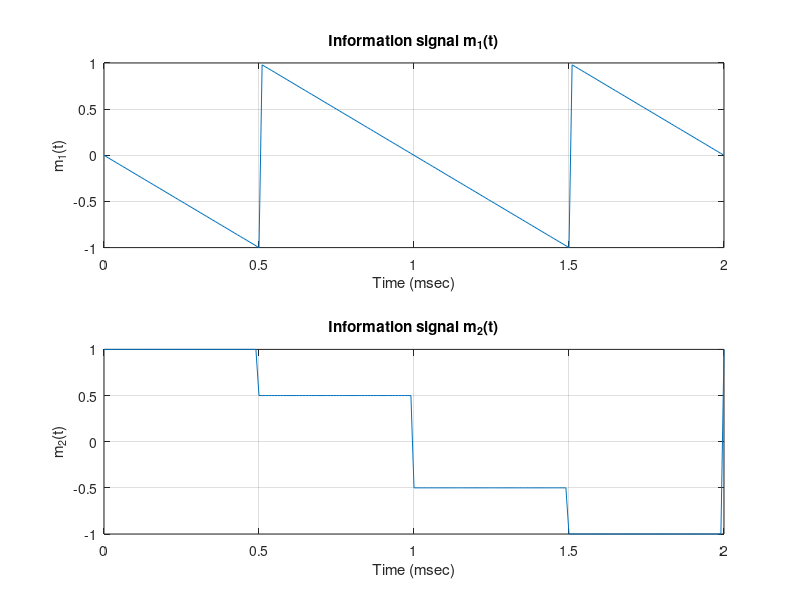
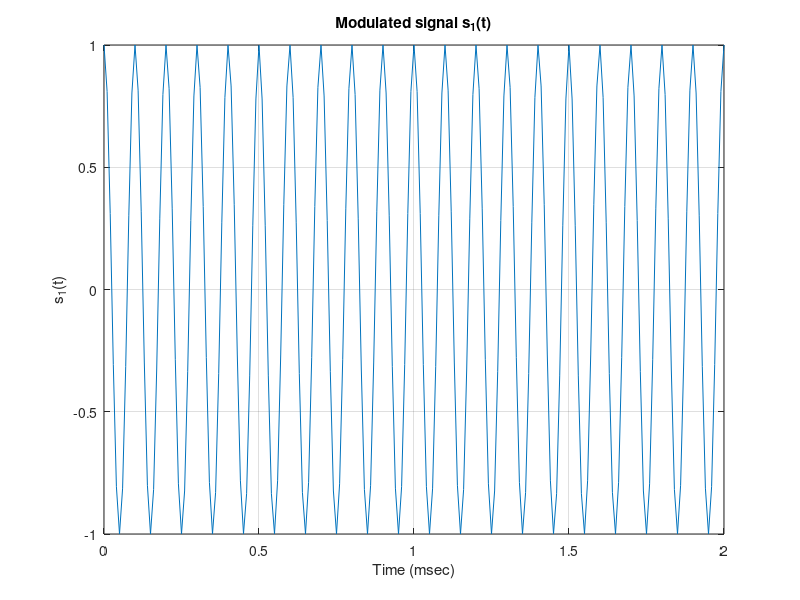
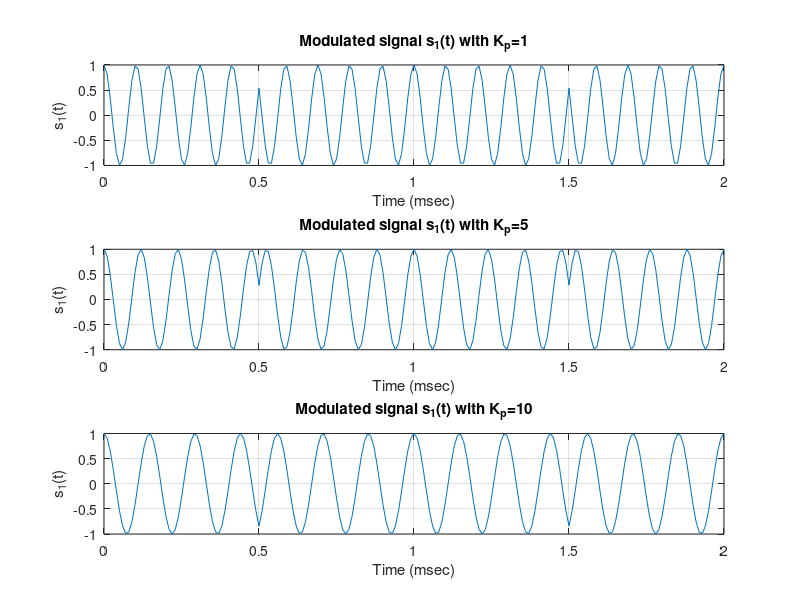
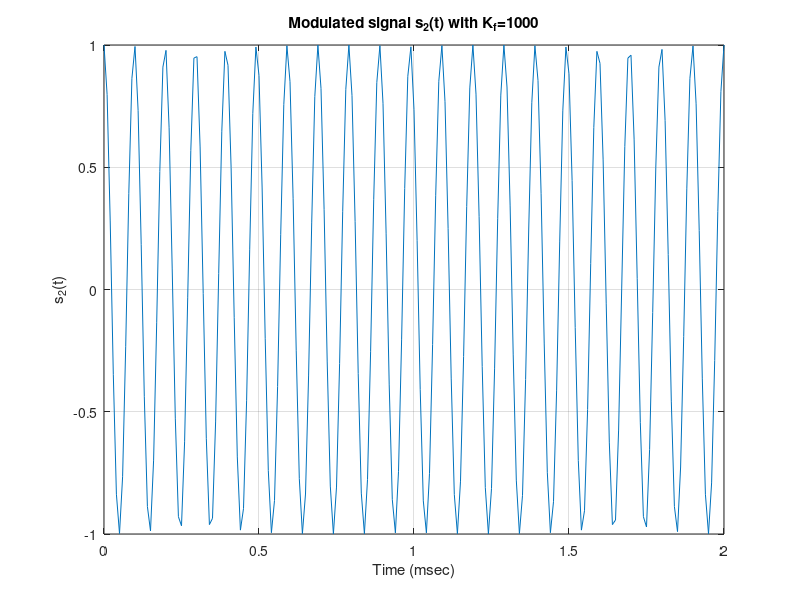

MATLAB code for these plots, in order:
clear all; clc;

%Sampling
f_s=100000;
t_s=1/f_s;
t=0:t_s:0.002;

%carriar signal 
A_c=1;
f_c=10000;

%Modulation constant
K_p1=0.05;
K_p2=1;
K_p3=5;
K_p4=10;
K_f1=1000;
K_f2=2000;

%=====================(1)=====================

%Information signal m_1(t) --> Triangular signal
% --> use sawtooth() function to generate it
T_1=0.001;
f_1=1/T_1;
m_1=sawtooth(-2*pi*f_1*t + pi,1);

% %Information signal m_2(t) --> step signal 
m_2_Amp=[1,0.5,-0.5,-1,1];
m_2_steps=[0,0.0005,0.001,0.0015,0.002];
m_2=interp1(m_2_steps, m_2_Amp, t, 'previous');

%plots
figure;
subplot(2,1,1);
plot(t*1e3, m_1);
title('Information signal m_1(t)'); xlabel('Time (msec)'); ylabel('m_1(t)');
grid on;

subplot(2,1,2);
plot(t*1e3, m_2);
title('Information signal m_2(t)'); xlabel('Time (msec)'); ylabel('m_2(t)');
grid on;
%savefig('message_signals.fig');

%=====================(2)=====================

%Modulated signal s_1(t)
s_1=A_c* cos(2*pi*f_c*t+K_p1*m_1);

%plots
figure;
plot(t*1e3, s_1);
title('Modulated signal s_1(t)'); xlabel('Time (msec)'); ylabel('s_1(t)');
grid on
%savefig('modulated_signal.fig');
%=====================(3)=====================
s_1_2=A_c* cos(2*pi*f_c*t+K_p2*m_1);
s_1_3=A_c* cos(2*pi*f_c*t+K_p3*m_1);
s_1_4=A_c* cos(2*pi*f_c*t+K_p4*m_1);

%plots
figure;
subplot(3,1,1)
plot(t*1e3, s_1_2);
title('Modulated signal s_1(t) with K_p=1'); xlabel('Time (msec)'); ylabel('s_1(t)');
grid on

subplot(3,1,2)
plot(t*1e3, s_1_3);
title('Modulated signal s_1(t) with K_p=5'); xlabel('Time (msec)'); ylabel('s_1(t)');
grid on

subplot(3,1,3)
plot(t*1e3, s_1_4);
title('Modulated signal s_1(t) with K_p=10'); xlabel('Time (msec)'); ylabel('s_1(t)');
grid on
%savefig('modulated_signal_with_diff_Kp.fig');
%=====================(4)=====================

s_2=A_c*cos(2*pi*f_c*t+K_f1*cumsum(m_2)*t_s);
%s_2=A_c*cos(2*pi*f_c*t+K_f1*integral(m_2,inf,t));


figure;
plot(t*1e3, s_2);
title('Modulated signal s_2(t) with K_f=1000'); xlabel('Time (msec)'); ylabel('s_2(t)');
grid on
%savefig('modulated_signal_with_Kf_1000.fig');
%=====================(5)=====================
s_3=A_c*cos(2*pi*f_c*t+K_f2*cumsum(m_1)*t_s);

figure;
plot(t*1e3, s_3);
title('Modulated signal s_3(t) with K_f=2000'); xlabel('Time (msec)'); ylabel('s_3(t)');
grid on
%savefig('modulated_signal_with_Kf_2000.fig');
